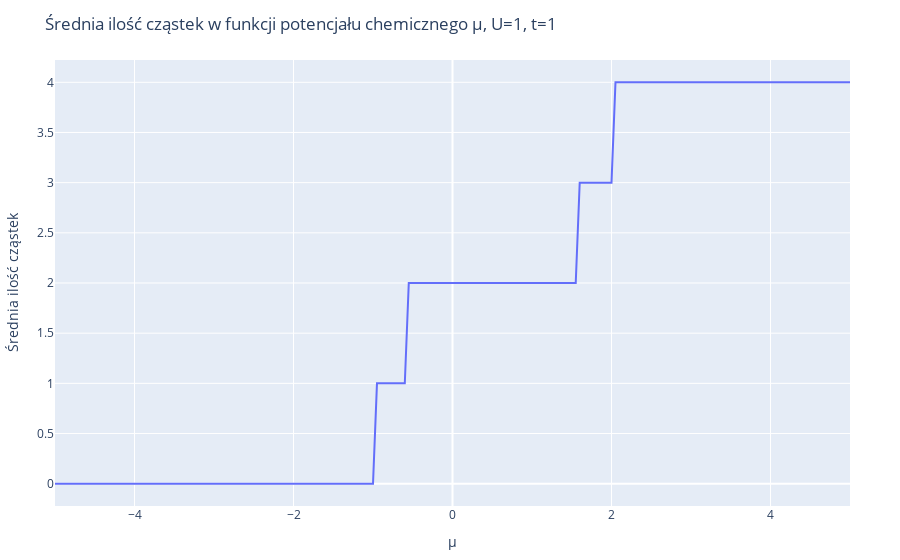

Write notebook code for a chart like this one.
### Markdown cell above
Średnia ilość cząstek w stanie, w zależności od potencjału chemicznego:

### Code cell
multiplier = [reduce(+, digits(n, base=2)) for n in 0:(4^N -1)]
avg_no_particles = [[no_particles_from_state(state, multiplier) for state in 
    [states_row[:, i] for states_row in eigvecs]] for i in 1:2^(2N)]

layout = Layout(
    title="Średnia ilość cząstek w funkcji potencjału chemicznego μ, U=$U, t=$t",
    xaxis_title="μ",
    yaxis_title="Średnia ilość cząstek",
)
plot([scatter(x=potentials, y=avg_no_particles[1])], layout)

### Figure 1 — Plotly figure (JSON) as saved in the notebook; plotly's stock layout.template omitted (floating-point values rounded to 4 significant figures; data arrays with more than 128 entries replaced by an {"elided": "..."} marker saying what was removed)
{"data": [{"type": "scatter", "x": {"elided": "201 float values"}, "y": {"elided": "201 float values"}}], "layout": {"margin": {"b": 50, "l": 50, "r": 50, "t": 60}, "title": "Średnia ilość cząstek w funkcji potencjału chemicznego μ, U=1, t=1", "xaxis": {"title": {"text": "μ"}}, "yaxis": {"title": {"text": "Średnia ilość cząstek"}}}}
